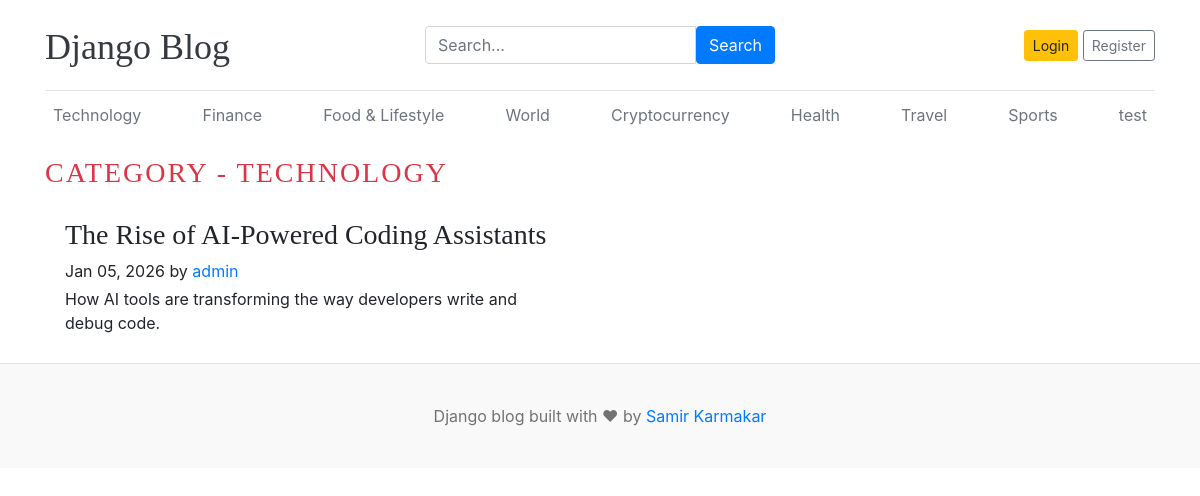
The page /category/technology/ on the database its author committed.
### blogs/models.py (models this page shows, shortened)
class Category(models.Model):
  category_name = models.CharField(max_length=100, unique=True)
  category_slug = models.SlugField(max_length=100, unique=True)
  created_at = models.DateTimeField(auto_now_add=True)
  updated_at = models.DateTimeField(auto_now=True)
  class Meta:
    verbose_name = 'Category'
    verbose_name_plural = 'Categories'

class Blog(models.Model):
  title = models.CharField(max_length=100)
  slug = models.SlugField(max_length=100, unique=True)
  category = models.ForeignKey(Category, on_delete=models.CASCADE)
  author = models.ForeignKey(User, on_delete=models.CASCADE)
  featured_image = models.ImageField(upload_to='images/', null=True, blank=True)
  short_description = models.TextField(max_length=500)
  blog_body = models.TextField()
  status = models.CharField(max_length=10, choices=STATUS_CHOICES, default='draft')
  is_featured = models.BooleanField(default=False)
  created_at = models.DateTimeField(auto_now_add=True)
  updated_at = models.DateTimeField(auto_now=True)

### blogs/views.py (the view)
# urls.py: path('<slug:category_slug>/', views.post_by_category, name='post_by_category'),
def post_by_category(request, category_slug):
  try:
    category = Category.objects.get(category_slug=category_slug)
  except Category.DoesNotExist:
    return redirect('home')
  posts = Blog.objects.filter(category__category_slug=category_slug, status='published').order_by('-updated_at')
  context = {
    'category': category,
    'posts': posts
  }
  return render(request, 'post_by_category.html', context)

### assignment/context_processors.py (called while the page is built)
def get_social_links(request):
  social_links = SocialLinks.objects.all()
  return dict(social_links=social_links)

### blogs/context_processors.py (called while the page is built)
def get_categories(request):
  categories = Category.objects.all()
  return dict(categories=categories)

### templates/post_by_category.html (shortened to what this page needs)
{% extends 'base.html' %}
{% block content %}
  <h3 class="text-uppercase text-danger" style="letter-spacing: 2px;">Category - {{ category.category_name }}</h3>
  <div class="row mb-2">
    {% if posts %}
    {% for post in posts %}
    <div class="col-md-6">
      <div class="card border-0" >
        <div class="card-body">
          <h3>{{ post.title }}</h3>
          <p class="mb-1">{{ post.created_at | date:"M d, Y" }} by <a href="#">{{ post.author.username }}</a></p>
          <p class="card-text">{{ post.short_description }}</p>
        </div>
      </div>
    </div>
    {% endfor %}
    {% endif %}
  </div>
{% endblock %}

### templates/base.html (shortened to what this page needs)
{% load static %}
<!doctype html>
<html lang="en">
  <head>
    <link
      href="https://getbootstrap.com/docs/4.0/dist/css/bootstrap.min.css"
      rel="stylesheet"
    />
    <link href="{% static 'css/blog.css' %}" rel="stylesheet" />
    <link rel="stylesheet" href="https://cdnjs.cloudflare.com/ajax/libs/font-awesome/6.0.0/css/all.min.css" />
  </head>
  <body>
    <div class="container">
      <header class="blog-header py-3">
        <div class="row flex-nowrap justify-content-between align-items-center">
          <div class="col-4 pt-1">
            <a class="blog-header-logo text-dark" href="{% url 'home' %}"
              >Django Blog</a
            >
          </div>
          <div class="col-4">
            <form action="{% url 'search' %}" method="GET">
              <div class="input-group">
                <input
                  class="form-control"
                  type="search"
                  name="keyword"
                  placeholder="Search..."
                  aria-label="Search..."
                  aria-describedby="button-search"
                />
                <button
                  type="submit"
                  class="btn btn-primary"
                  id="button-search"
                  type="button"
                >
                  Search
                </button>
              </div>
            </form>
          </div>
          <div class="col-4 d-flex justify-content-end align-items-center">
            {% if not user.is_authenticated %}
            <a class="btn btn-sm btn-warning" href="{% url 'login' %}">Login</a>
            <a
              class="btn btn-sm btn-outline-secondary"
              href="{% url 'register' %}"
              >Register</a
            >
            {% endif %}
          </div>
        </div>
      </header>
      <div class="nav-scroller py-1 mb-2">
        <nav class="nav d-flex justify-content-between">
          {% for cat in categories %}
          <a
            class="p-2 text-muted"
            href="{% url 'post_by_category' cat.category_slug %}"
            >{{ cat.category_name }}</a
          >
          {% endfor %}
        </nav>
      </div>
      <div class="row mt-3">
        <div class="col-md-12">
        </div>
      </div>
      {% block content %} {% endblock %}
    </div>
    <footer class="blog-footer">
      <p>Django blog built with &#10084; by <a href="#">Samir Karmakar</a></p>
    </footer>
  </body>
</html>

### blog_main/static/css/blog.css (style rules this page uses)
.blog-header { border-bottom: 1px solid #e5e5e5; }
.blog-header-logo { font-family: "Playfair Display", Georgia, "Times New Roman", serif; font-size: 2.25rem; }
h1, h2, h3, h4, h5, h6 { font-family: "Playfair Display", Georgia, "Times New Roman", serif; }
.blog-footer { padding: 2.5rem 0; color: #727272; text-align: center; background-color: #f9f9f9; border-top: .05rem solid #e5e5e5; }
.blog-footer p:last-child { margin-bottom: 0; }

### rows shown on the page
Category: category_name "Technology", category_name "TECHNOLOGY"
Category: category_name "Finance"
Category: category_name "Food & Lifestyle"
Category: category_name "World"
Category: category_name "Cryptocurrency"
Category: category_name "Health"
Category: category_name "Travel"
Category: category_name "Sports"
Category: category_name "test"
Blog: title "The Rise of AI-Powered Coding Assistants", created_at "Jan 05, 2026", author.username "admin", short_description "How AI tools are transforming the way developers write and debug code."
